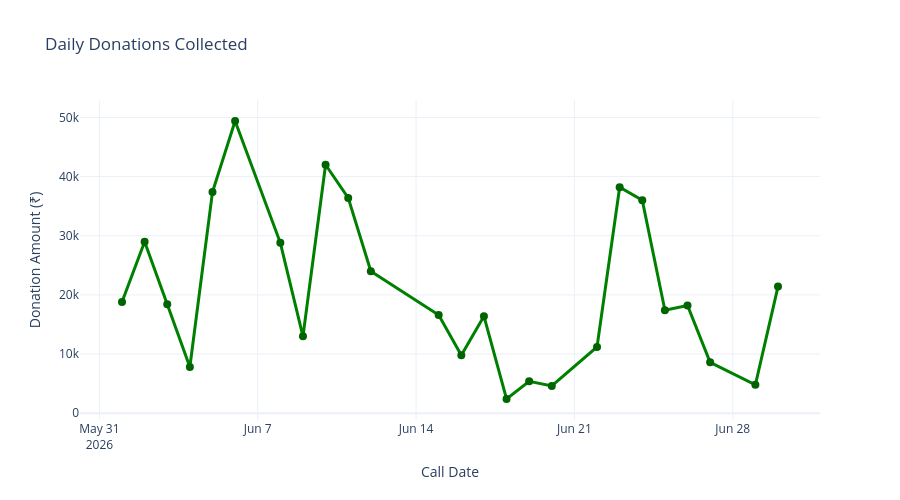

The cell this chart's notebook holds for it:
### Code cell
import pandas as pd
import plotly.express as px

sheet_id = input("Enter Google Sheet ID: ")
sheet_name = input("Enter Sheet Name: ")
gid = input("Enter GID")
url = f"https://docs.google.com/spreadsheets/d/{sheet_id}/gviz/tq?tqx=out:csv&sheet={sheet_name}"
df = pd.read_csv(url)


df["Call Date"] = pd.to_datetime(df["Call Date"])


df["Donation Amount"] = pd.to_numeric(df["Donation Amount"], errors="coerce")


df = df.dropna(subset=["Donation Amount"])


daily_donations = (
    df.groupby("Call Date")["Donation Amount"]
    .sum()
    .reset_index()
)

fig = px.line(
    daily_donations,
    x="Call Date",
    y="Donation Amount",
    title="Daily Donations Collected",
    markers=True,
    labels={
        "Call Date": "Date",
        "Donation Amount": "Donation Amount (₹)"
    }
)

fig.update_traces(
    line=dict(color="green", width=3),
    marker=dict(size=8, color="darkgreen")
)

fig.update_layout(
    template="plotly_white",
    height=500,
    width=900,
    hovermode="x unified",
    xaxis_title="Call Date",
    yaxis_title="Donation Amount (₹)"
)

fig.show()

### Figure 1 — Plotly figure (JSON) as saved in the notebook; plotly's stock layout.template omitted (floating-point values rounded to 4 significant figures)
{"data": [{"hovertemplate": "Date=%{x}<br>Donation Amount (₹)=%{y}<extra></extra>", "legendgroup": "", "line": {"color": "green", "dash": "solid", "width": 3}, "marker": {"color": "darkgreen", "size": 8, "symbol": "circle"}, "mode": "lines+markers", "name": "", "orientation": "v", "showlegend": false, "type": "scatter", "x": ["2026-06-01T00:00:00.000000", "2026-06-02T00:00:00.000000", "2026-06-03T00:00:00.000000", "2026-06-04T00:00:00.000000", "2026-06-05T00:00:00.000000", "2026-06-06T00:00:00.000000", "2026-06-08T00:00:00.000000", "2026-06-09T00:00:00.000000", "2026-06-10T00:00:00.000000", "2026-06-11T00:00:00.000000", "2026-06-12T00:00:00.000000", "2026-06-15T00:00:00.000000", "2026-06-16T00:00:00.000000", "2026-06-17T00:00:00.000000", "2026-06-18T00:00:00.000000", "2026-06-19T00:00:00.000000", "2026-06-20T00:00:00.000000", "2026-06-22T00:00:00.000000", "2026-06-23T00:00:00.000000", "2026-06-24T00:00:00.000000", "2026-06-25T00:00:00.000000", "2026-06-26T00:00:00.000000", "2026-06-27T00:00:00.000000", "2026-06-29T00:00:00.000000", "2026-06-30T00:00:00.000000"], "xaxis": "x", "y": [18800.0, 29000.0, 18400.0, 7800.0, 37400.0, 49400.0, 28800.0, 13000.0, 42000.0, 36400.0, 24000.0, 16600.0, 9800.0, 16400.0, 2400.0, 5400.0, 4600.0, 11200.0, 38200.0, 36000.0, 17400.0, 18200.0, 8600.0, 4800.0, 21400.0], "yaxis": "y"}], "layout": {"height": 500, "hovermode": "x unified", "legend": {"tracegroupgap": 0}, "title": {"text": "Daily Donations Collected"}, "width": 900, "xaxis": {"anchor": "y", "domain": [0, 1], "title": {"text": "Call Date"}}, "yaxis": {"anchor": "x", "domain": [0, 1], "title": {"text": "Donation Amount (₹)"}}}}
